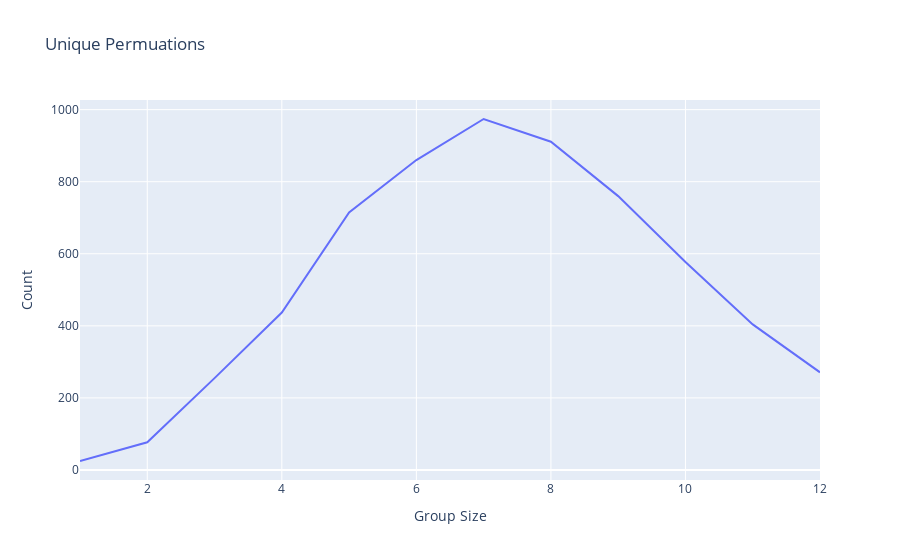

Notebook cell for this chart:
### Markdown cell above
## ii. Plot

### Code cell
import plotly.express as px

px.line(df_permutation_count.reset_index(), x = "Group Size", y = "Count", title="Unique Permuations")

### Figure 1 — Plotly figure (JSON) as saved in the notebook; plotly's stock layout.template omitted (floating-point values rounded to 4 significant figures)
{"data": [{"hovertemplate": "Group Size=%{x}<br>Count=%{y}<extra></extra>", "legendgroup": "", "line": {"color": "#636efa", "dash": "solid"}, "mode": "lines", "name": "", "orientation": "v", "showlegend": false, "type": "scatter", "x": [1, 2, 3, 4, 5, 6, 7, 8, 9, 10, 11, 12], "xaxis": "x", "y": [25, 77, 255, 437, 715, 860, 974, 911, 760, 577, 404, 271], "yaxis": "y"}], "layout": {"legend": {"tracegroupgap": 0}, "title": {"text": "Unique Permuations"}, "xaxis": {"anchor": "y", "domain": [0, 1], "title": {"text": "Group Size"}}, "yaxis": {"anchor": "x", "domain": [0, 1], "title": {"text": "Count"}}}}
